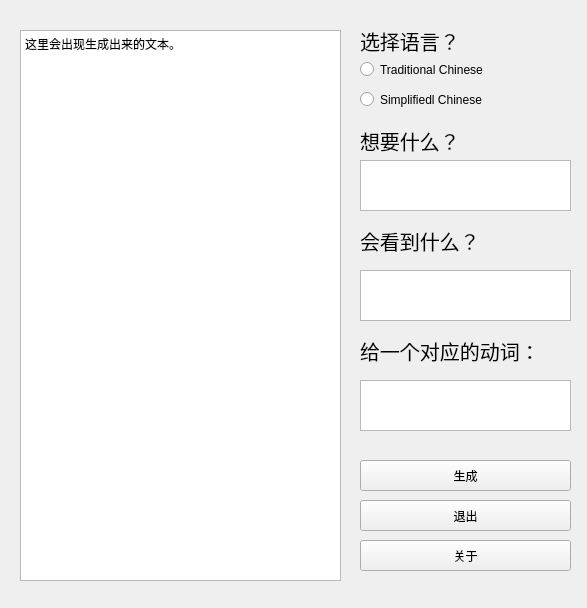
<?xml version="1.0" encoding="UTF-8"?>
<ui version="4.0">
 <class>MainWindow</class>
 <widget class="QMainWindow" name="MainWindow">
  <property name="geometry">
   <rect>
    <x>0</x>
    <y>0</y>
    <width>587</width>
    <height>608</height>
   </rect>
  </property>
  <property name="windowTitle">
   <string>BallsBurger Generator</string>
  </property>
  <widget class="QWidget" name="centralwidget">
   <widget class="QPlainTextEdit" name="result_textbox">
    <property name="geometry">
     <rect>
      <x>20</x>
      <y>30</y>
      <width>321</width>
      <height>551</height>
     </rect>
    </property>
    <property name="layoutDirection">
     <enum>Qt::LeftToRight</enum>
    </property>
    <property name="autoFillBackground">
     <bool>true</bool>
    </property>
    <property name="plainText">
     <string>这里会出现生成出来的文本。</string>
    </property>
    <property name="backgroundVisible">
     <bool>false</bool>
    </property>
   </widget>
   <widget class="QLabel" name="uwant_label">
    <property name="geometry">
     <rect>
      <x>360</x>
      <y>110</y>
      <width>221</width>
      <height>61</height>
     </rect>
    </property>
    <property name="font">
     <font>
      <pointsize>15</pointsize>
     </font>
    </property>
    <property name="text">
     <string>想要什么？</string>
    </property>
   </widget>
   <widget class="QLabel" name="usee_label">
    <property name="geometry">
     <rect>
      <x>360</x>
      <y>210</y>
      <width>221</width>
      <height>61</height>
     </rect>
    </property>
    <property name="font">
     <font>
      <pointsize>15</pointsize>
     </font>
    </property>
    <property name="text">
     <string>会看到什么？</string>
    </property>
   </widget>
   <widget class="QLabel" name="verb_label">
    <property name="geometry">
     <rect>
      <x>360</x>
      <y>320</y>
      <width>221</width>
      <height>61</height>
     </rect>
    </property>
    <property name="font">
     <font>
      <pointsize>15</pointsize>
     </font>
    </property>
    <property name="text">
     <string>给一个对应的动词：</string>
    </property>
   </widget>
   <widget class="QPlainTextEdit" name="uwant_input">
    <property name="geometry">
     <rect>
      <x>360</x>
      <y>160</y>
      <width>211</width>
      <height>51</height>
     </rect>
    </property>
    <property name="font">
     <font>
      <pointsize>12</pointsize>
     </font>
    </property>
   </widget>
   <widget class="QPlainTextEdit" name="usee_input">
    <property name="geometry">
     <rect>
      <x>360</x>
      <y>270</y>
      <width>211</width>
      <height>51</height>
     </rect>
    </property>
    <property name="font">
     <font>
      <pointsize>12</pointsize>
     </font>
    </property>
   </widget>
   <widget class="QPlainTextEdit" name="verb_input">
    <property name="geometry">
     <rect>
      <x>360</x>
      <y>380</y>
      <width>211</width>
      <height>51</height>
     </rect>
    </property>
    <property name="font">
     <font>
      <pointsize>12</pointsize>
     </font>
    </property>
   </widget>
   <widget class="QPushButton" name="generate_btn">
    <property name="geometry">
     <rect>
      <x>360</x>
      <y>460</y>
      <width>211</width>
      <height>31</height>
     </rect>
    </property>
    <property name="text">
     <string>生成</string>
    </property>
   </widget>
   <widget class="QPushButton" name="exit_btn">
    <property name="geometry">
     <rect>
      <x>360</x>
      <y>500</y>
      <width>211</width>
      <height>31</height>
     </rect>
    </property>
    <property name="text">
     <string>退出</string>
    </property>
   </widget>
   <widget class="QPushButton" name="about_btn">
    <property name="geometry">
     <rect>
      <x>360</x>
      <y>540</y>
      <width>211</width>
      <height>31</height>
     </rect>
    </property>
    <property name="text">
     <string>关于</string>
    </property>
   </widget>
   <widget class="QLabel" name="lang_label">
    <property name="geometry">
     <rect>
      <x>360</x>
      <y>10</y>
      <width>221</width>
      <height>61</height>
     </rect>
    </property>
    <property name="font">
     <font>
      <pointsize>15</pointsize>
     </font>
    </property>
    <property name="text">
     <string>选择语言？</string>
    </property>
   </widget>
   <widget class="QRadioButton" name="zhHK_btn">
    <property name="geometry">
     <rect>
      <x>360</x>
      <y>60</y>
      <width>211</width>
      <height>19</height>
     </rect>
    </property>
    <property name="text">
     <string>Traditional Chinese</string>
    </property>
   </widget>
   <widget class="QRadioButton" name="zhCN_btn">
    <property name="enabled">
     <bool>true</bool>
    </property>
    <property name="geometry">
     <rect>
      <x>360</x>
      <y>90</y>
      <width>211</width>
      <height>19</height>
     </rect>
    </property>
    <property name="text">
     <string>Simplifiedl Chinese</string>
    </property>
   </widget>
  </widget>
 </widget>
 <resources/>
 <connections/>
</ui>
